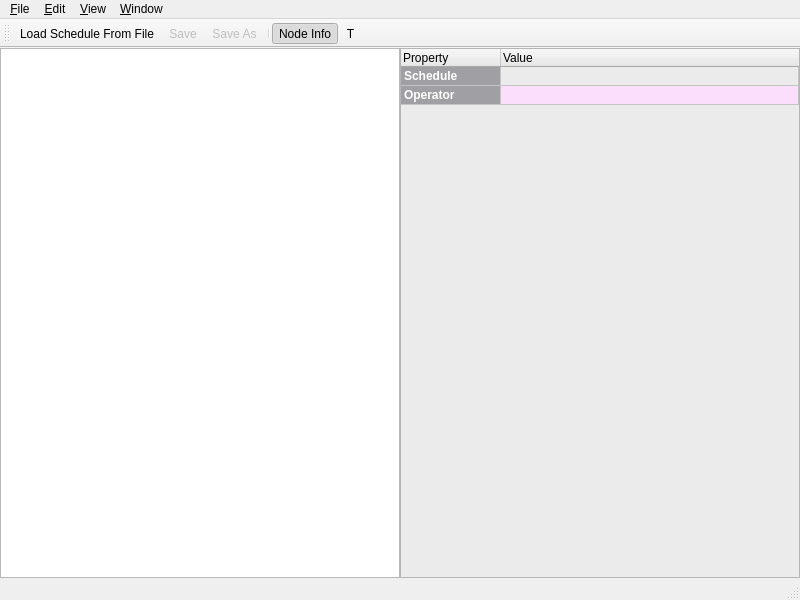
<?xml version="1.0" encoding="UTF-8"?>
<ui version="4.0">
 <author>Andreas Bolin</author>
 <class>MainWindow</class>
 <widget class="QMainWindow" name="MainWindow">
  <property name="geometry">
   <rect>
    <x>0</x>
    <y>0</y>
    <width>800</width>
    <height>600</height>
   </rect>
  </property>
  <property name="sizePolicy">
   <sizepolicy hsizetype="Preferred" vsizetype="Preferred">
    <horstretch>0</horstretch>
    <verstretch>0</verstretch>
   </sizepolicy>
  </property>
  <property name="windowIcon">
   <iconset resource="icons/basic.qrc">
    <normaloff>:/icons/basic/small_logo.png</normaloff>:/icons/basic/small_logo.png</iconset>
  </property>
  <widget class="QWidget" name="centralwidget">
   <property name="sizePolicy">
    <sizepolicy hsizetype="Preferred" vsizetype="Preferred">
     <horstretch>0</horstretch>
     <verstretch>0</verstretch>
    </sizepolicy>
   </property>
   <layout class="QHBoxLayout" name="horizontalLayout">
    <property name="spacing">
     <number>0</number>
    </property>
    <property name="leftMargin">
     <number>0</number>
    </property>
    <property name="topMargin">
     <number>0</number>
    </property>
    <property name="rightMargin">
     <number>0</number>
    </property>
    <property name="bottomMargin">
     <number>0</number>
    </property>
    <item>
     <widget class="QSplitter" name="splitter">
      <property name="orientation">
       <enum>Qt::Horizontal</enum>
      </property>
      <property name="handleWidth">
       <number>0</number>
      </property>
      <widget class="QGraphicsView" name="view">
       <property name="alignment">
        <set>Qt::AlignLeading|Qt::AlignLeft|Qt::AlignTop</set>
       </property>
       <property name="renderHints">
        <set>QPainter::HighQualityAntialiasing|QPainter::TextAntialiasing</set>
       </property>
       <property name="viewportUpdateMode">
        <enum>QGraphicsView::FullViewportUpdate</enum>
       </property>
      </widget>
      <widget class="QTableWidget" name="info_table">
       <property name="styleSheet">
        <string notr="true">alternate-background-color: #fadefb;background-color: #ebebeb;</string>
       </property>
       <property name="editTriggers">
        <set>QAbstractItemView::NoEditTriggers</set>
       </property>
       <property name="alternatingRowColors">
        <bool>true</bool>
       </property>
       <property name="selectionBehavior">
        <enum>QAbstractItemView::SelectRows</enum>
       </property>
       <property name="rowCount">
        <number>2</number>
       </property>
       <property name="columnCount">
        <number>2</number>
       </property>
       <attribute name="horizontalHeaderHighlightSections">
        <bool>false</bool>
       </attribute>
       <attribute name="horizontalHeaderStretchLastSection">
        <bool>true</bool>
       </attribute>
       <attribute name="verticalHeaderVisible">
        <bool>false</bool>
       </attribute>
       <attribute name="verticalHeaderDefaultSectionSize">
        <number>19</number>
       </attribute>
       <row>
        <property name="text">
         <string>1</string>
        </property>
       </row>
       <row>
        <property name="text">
         <string>2</string>
        </property>
       </row>
       <column>
        <property name="text">
         <string>Property</string>
        </property>
        <property name="textAlignment">
         <set>AlignLeading|AlignVCenter</set>
        </property>
       </column>
       <column>
        <property name="text">
         <string>Value</string>
        </property>
        <property name="textAlignment">
         <set>AlignLeading|AlignVCenter</set>
        </property>
       </column>
       <item row="0" column="0">
        <property name="text">
         <string>Schedule</string>
        </property>
        <property name="font">
         <font>
          <weight>75</weight>
          <bold>true</bold>
         </font>
        </property>
        <property name="background">
         <brush brushstyle="SolidPattern">
          <color alpha="255">
           <red>160</red>
           <green>160</green>
           <blue>164</blue>
          </color>
         </brush>
        </property>
        <property name="foreground">
         <brush brushstyle="SolidPattern">
          <color alpha="255">
           <red>255</red>
           <green>255</green>
           <blue>255</blue>
          </color>
         </brush>
        </property>
        <property name="flags">
         <set>ItemIsSelectable|ItemIsEditable|ItemIsDragEnabled|ItemIsDropEnabled|ItemIsUserCheckable</set>
        </property>
       </item>
       <item row="1" column="0">
        <property name="text">
         <string>Operator</string>
        </property>
        <property name="font">
         <font>
          <weight>75</weight>
          <bold>true</bold>
         </font>
        </property>
        <property name="background">
         <brush brushstyle="SolidPattern">
          <color alpha="255">
           <red>160</red>
           <green>160</green>
           <blue>164</blue>
          </color>
         </brush>
        </property>
        <property name="foreground">
         <brush brushstyle="SolidPattern">
          <color alpha="255">
           <red>255</red>
           <green>255</green>
           <blue>255</blue>
          </color>
         </brush>
        </property>
        <property name="flags">
         <set>ItemIsSelectable|ItemIsEditable|ItemIsDragEnabled|ItemIsDropEnabled|ItemIsUserCheckable</set>
        </property>
       </item>
      </widget>
     </widget>
    </item>
   </layout>
  </widget>
  <widget class="QMenuBar" name="menubar">
   <property name="geometry">
    <rect>
     <x>0</x>
     <y>0</y>
     <width>800</width>
     <height>20</height>
    </rect>
   </property>
   <widget class="QMenu" name="menuFile">
    <property name="title">
     <string>&amp;File</string>
    </property>
    <addaction name="menu_load_from_file"/>
    <addaction name="menu_close_schedule"/>
    <addaction name="menu_save"/>
    <addaction name="menu_save_as"/>
    <addaction name="separator"/>
    <addaction name="menu_quit"/>
   </widget>
   <widget class="QMenu" name="menuView">
    <property name="title">
     <string>&amp;View</string>
    </property>
    <addaction name="menu_node_info"/>
   </widget>
   <widget class="QMenu" name="menu_Edit">
    <property name="title">
     <string>&amp;Edit</string>
    </property>
   </widget>
   <widget class="QMenu" name="menuWindow">
    <property name="title">
     <string>&amp;Window</string>
    </property>
    <addaction name="menu_exit_dialog"/>
   </widget>
   <addaction name="menuFile"/>
   <addaction name="menu_Edit"/>
   <addaction name="menuView"/>
   <addaction name="menuWindow"/>
  </widget>
  <widget class="QStatusBar" name="statusbar"/>
  <widget class="QToolBar" name="toolBar">
   <property name="windowTitle">
    <string>toolBar</string>
   </property>
   <attribute name="toolBarArea">
    <enum>TopToolBarArea</enum>
   </attribute>
   <attribute name="toolBarBreak">
    <bool>false</bool>
   </attribute>
   <addaction name="menu_load_from_file"/>
   <addaction name="menu_save"/>
   <addaction name="menu_save_as"/>
   <addaction name="separator"/>
   <addaction name="menu_node_info"/>
   <addaction name="actionT"/>
  </widget>
  <action name="menu_load_from_file">
   <property name="icon">
    <iconset theme="document-open-folder">
     <normaloff>.</normaloff>.</iconset>
   </property>
   <property name="text">
    <string>&amp;Load Schedule From File...</string>
   </property>
   <property name="toolTip">
    <string>Load schedule from python script</string>
   </property>
   <property name="statusTip">
    <string/>
   </property>
   <property name="shortcut">
    <string>Ctrl+O</string>
   </property>
  </action>
  <action name="menu_save">
   <property name="enabled">
    <bool>false</bool>
   </property>
   <property name="icon">
    <iconset theme="document-save">
     <normaloff>.</normaloff>.</iconset>
   </property>
   <property name="text">
    <string>&amp;Save</string>
   </property>
   <property name="toolTip">
    <string>Save schedule</string>
   </property>
   <property name="shortcut">
    <string>Ctrl+S</string>
   </property>
  </action>
  <action name="menu_node_info">
   <property name="checkable">
    <bool>true</bool>
   </property>
   <property name="checked">
    <bool>true</bool>
   </property>
   <property name="icon">
    <iconset resource="icons/misc.qrc">
     <normaloff>:/icons/misc/right_panel.svg</normaloff>
     <normalon>:/icons/misc/right_filled_panel.svg</normalon>:/icons/misc/right_panel.svg</iconset>
   </property>
   <property name="text">
    <string>&amp;Node Info</string>
   </property>
   <property name="toolTip">
    <string>Show node information</string>
   </property>
   <property name="shortcut">
    <string>Ctrl+I</string>
   </property>
   <property name="iconVisibleInMenu">
    <bool>false</bool>
   </property>
  </action>
  <action name="menu_quit">
   <property name="icon">
    <iconset theme="application-exit">
     <normaloff>.</normaloff>.</iconset>
   </property>
   <property name="text">
    <string>&amp;Quit</string>
   </property>
   <property name="shortcut">
    <string>Ctrl+Q</string>
   </property>
  </action>
  <action name="menu_save_as">
   <property name="enabled">
    <bool>false</bool>
   </property>
   <property name="icon">
    <iconset theme="document-save-as">
     <normaloff>.</normaloff>.</iconset>
   </property>
   <property name="text">
    <string>Save &amp;As...</string>
   </property>
  </action>
  <action name="menu_exit_dialog">
   <property name="checkable">
    <bool>true</bool>
   </property>
   <property name="icon">
    <iconset theme="view-close">
     <normaloff>.</normaloff>.</iconset>
   </property>
   <property name="text">
    <string>&amp;Hide exit dialog</string>
   </property>
   <property name="toolTip">
    <string>Hide exit dialog</string>
   </property>
  </action>
  <action name="actionT">
   <property name="text">
    <string>T</string>
   </property>
  </action>
  <action name="menu_close_schedule">
   <property name="enabled">
    <bool>false</bool>
   </property>
   <property name="icon">
    <iconset theme="view-close">
     <normaloff>.</normaloff>.</iconset>
   </property>
   <property name="text">
    <string>&amp;Close Schedule</string>
   </property>
  </action>
 </widget>
 <connections/>
</ui>
